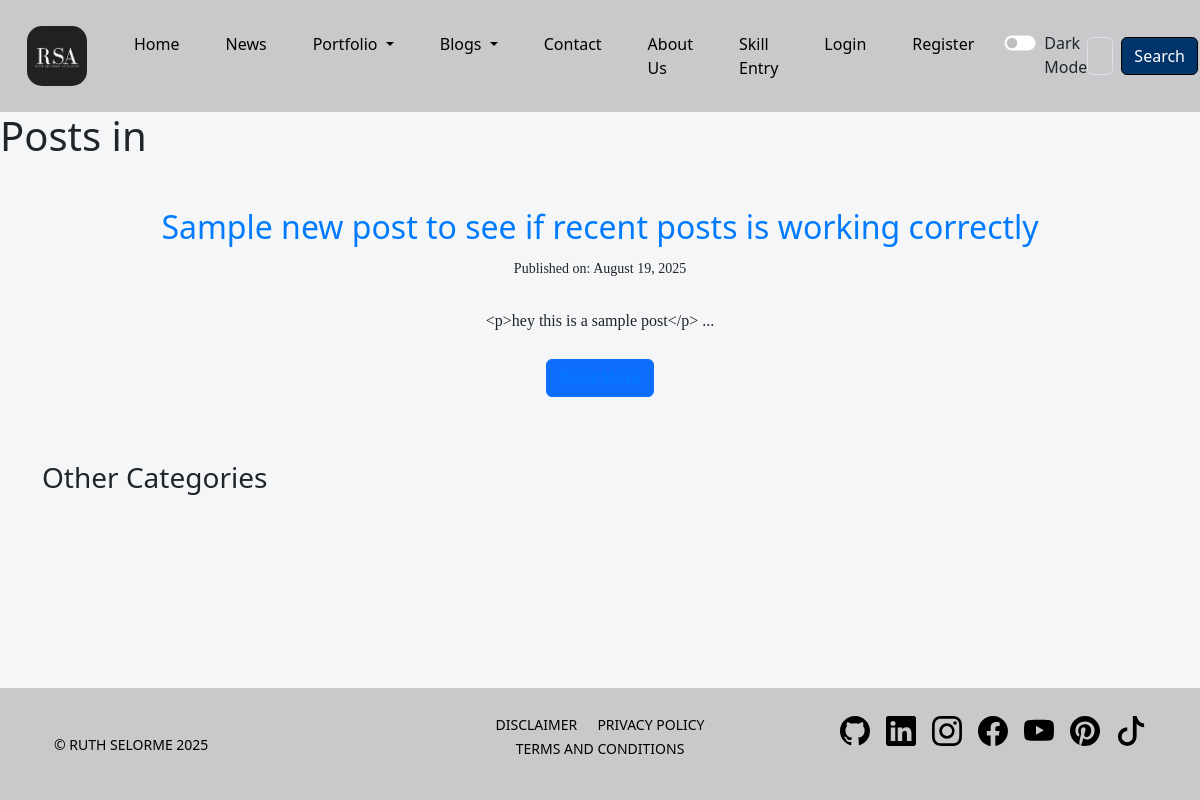
The app's page /random musings, older data.
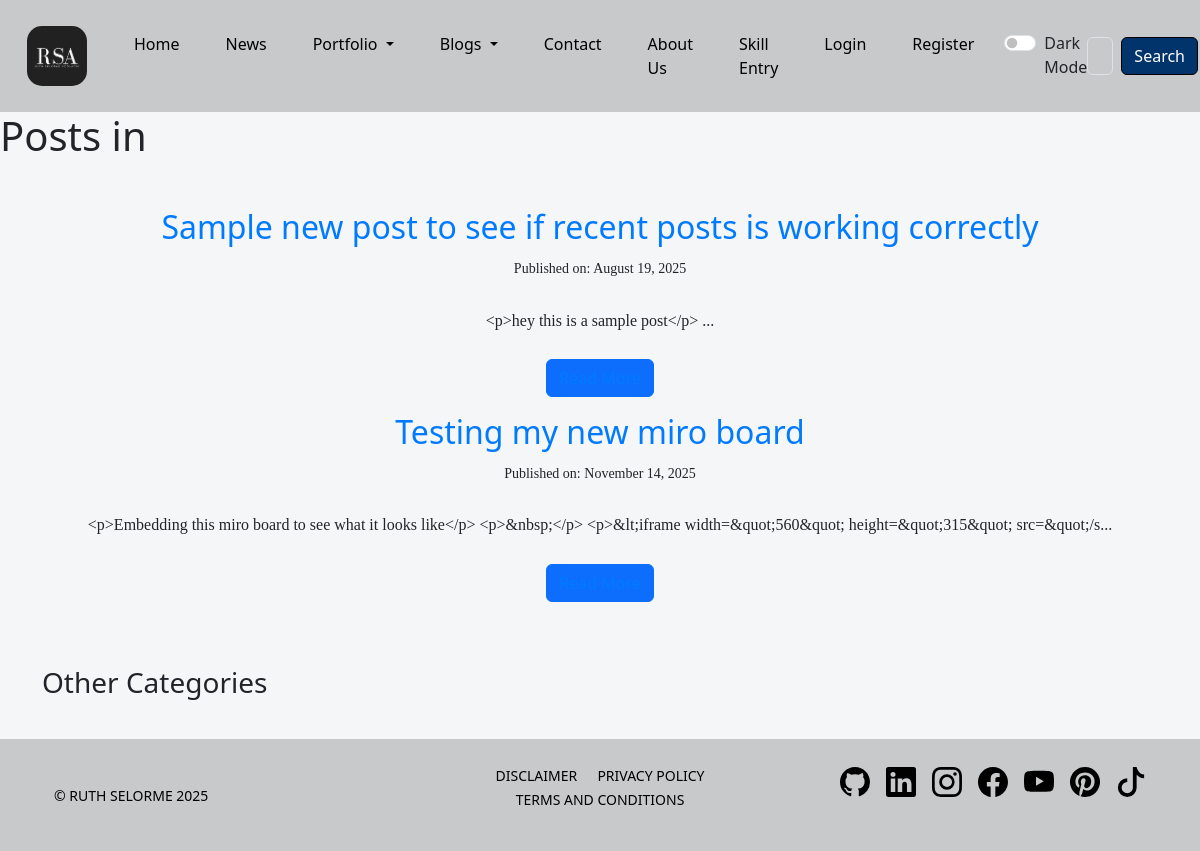
The same page, newer data.
### models.py (models this page shows)
class Base(DeclarativeBase):
    pass

class Post(Base):
    __tablename__ = "blog_posts"
    id: Mapped[int] = mapped_column(Integer, primary_key=True)
    author_id: Mapped[int] = mapped_column(Integer, ForeignKey("users.id"))
    author = relationship("User", back_populates="posts")
    title: Mapped[int] = mapped_column(String, unique=True, nullable=False)
    date: Mapped[str] = mapped_column(String, nullable=False)
    body: Mapped[str] = mapped_column(Text, nullable=False)
    img_url: Mapped[str] = mapped_column(String, nullable=False)
    category: Mapped[str] = mapped_column(String, nullable=False)
    status: Mapped[str] = mapped_column(String, nullable=False, default="published")  # "draft" or "published"
    scheduled_datetime: Mapped[Optional[datetime]] = mapped_column(DateTime, nullable=True)
    comments = relationship("Comment", back_populates="parent_post")
    views: Mapped[int] = mapped_column(Integer, default=0)
    likes: Mapped[int] = mapped_column(Integer, default=0)

### app.py (the view)
@app.route("/<category>")
def show_category(category):
    category = url_to_category(category)
    exists = db.session.query(Post).filter_by(category=category, status='published').first()
    if not exists:
        abort(404)
    posts = db.session.query(Post).filter_by(category=category, status='published').all()
    return render_template(
        "category.html",
        posts=posts,
        category=category,
        copyright_year=year
    )

### app.py (called while the page is built)
@app.before_request
def force_www():
    if request.host == "ruthselormeacolatse.info":
        return redirect(request.url.replace("//ruthselormeacolatse.info", "//www.ruthselormeacolatse.info"), code=301)
    return None

def get_post_url(post):
    return url_for('show_post',
                  post_id=post.id,
                  category=category_to_url(post.category),
                  slug=slugify(post.title))

@app.template_global()
def get_post_url_global(post):
    return get_post_url(post)

@app.after_request
def add_header(response):
    response.headers['Cache-Control'] = 'public, max-age=31536000'
    return response

@app.before_request
def normalize_url():
    if request.path.startswith("/reset-password/"):
        return None
    if request.path != request.path.lower() and not request.path.startswith('/static/'):
        return redirect(request.path.lower(), code=308)
    if request.view_args and "category" in request.view_args:
        category = request.view_args["category"]
        if isinstance(category, str):
            request.view_args["category"] = category.lower()
    return None

@app.after_request
def add_cache_control(response):
    if request.path.startswith('/static'):
        response.cache_control.max_age = 31536000  # 1 year
    return response

### utils.py (called while the page is built)
def slugify(text):
    text = unicodedata.normalize("NFKD", text)
    text = text.encode("ascii", "ignore").decode("utf-8")
    text = re.sub(r"[^\w\s-]", "", text).strip().lower()
    return re.sub(r"[-\s]+", "-", text)

def category_to_url(category):
    return category.strip().lower().replace(" ", "-")

def url_to_category(category_url):
    return category_url.replace("-", " ")

### templates/category.html (shortened to what this page needs)
{% extends "base.html" %}
{% block content %}
<header>
    <h1>Posts in {{ current_category }}</h1>
</header>
<main>
    <div class="container mt-5">
        <div class="row">
            <div class="col-md-12">
                {% if posts %}
                    <ul class="list-unstyled">
                        {% for post in posts %}
                            <li class="post-item mb-3">
                                <h2>
                                    <a href="get_post_url_global(post)">{{ post.title }}</a>
                                </h2>
                                <p><small>Published on: {{ post.date }}</small></p>
                                <p>{{ post.body[:150] }}...</p>
                                <a href="{{ url_for('show_post', slug=slugify(post.title), post_id=post.id) }}" class="btn btn-primary">Read More</a>
                            </li>
                        {% endfor %}
                    </ul>
                {% else %}
                    <p>No posts available in this category.</p>
                {% endif %}
            </div>
        </div>
    </div>
</main>
<div class="container mt-5">
    <h3>Other Categories</h3>
</div>
{% endblock %}

### templates/base.html (shortened to what this page needs)
<!DOCTYPE html>
<html lang="en">
<head>
    {% block styles %}
        <link rel="stylesheet" href="{{ url_for('static', filename='css/bootstrap.purged.css') }}">
        <link rel="preload" href="{{ url_for('static', filename='css/styles.css') }}" as="style" onload="this.onload=null;this.rel='stylesheet'">
    {% endblock %}
</head>
<body class="d-flex flex-column min-vh-100" data-user-authenticated="{{ 'true' if current_user.is_authenticated else 'false' }}">
    <div class="d-flex flex-column min-vh-100">
        {% include 'navbar.html' %}
        <main class="flex-grow-1">
            {% block content %}{% endblock %}
        </main>
        {% include 'footer.html' %}
    </div>
    <link rel="stylesheet" href="https://cdn.jsdelivr.net/npm/cookieconsent@3/build/cookieconsent.min.css" />
</body>
</html>

### templates/navbar.html (shortened to what this page needs)
<section class="nav-item">
  <nav class="navbar navbar-expand-lg bg-body-tertiary" id="mainNav">
    <div class="container-fluid">
      <a class="navbar-brand" href="{{ url_for('home') }}">
        <picture>
        <source srcset="{{ url_for('static', filename='img/websitelogodark.webp') }}" type="image/webp">
        <img
          src="{{ url_for('static', filename='img/websitelogodark.png') }}"
          class="logo"
          id="logo"
          alt="Ruth Selorme logo"
          height="60"
          width="60"
          loading="lazy" decoding="async">
        </picture>
      </a>
      <div class="collapse navbar-collapse" id="navbarSupportedContent">
        <ul class="navbar-nav me-auto mb-2 mb-lg-0">
          <li class="nav-item">
            <a class="nav-link px-lg-3 py-3 py-lg-4" href="{{ url_for('home') }}">Home</a>
          </li>
          <li class="nav-item">
            <a class="nav-link px-lg-3 py-3 py-lg-4" href="{{ url_for('news') }}">News</a>
          </li>
          <li class="nav-item dropdown">
            <a class="nav-link dropdown-toggle px-lg-3 py-3 py-lg-4" href="#" role="button" data-bs-toggle="dropdown" aria-expanded="false">
              Portfolio
            </a>
          </li>
          <li class="nav-item dropdown">
            <a class="nav-link dropdown-toggle px-lg-3 py-3 py-lg-4" href="#" role="button" data-bs-toggle="dropdown" aria-expanded="false">
              Blogs
            </a>
          </li>
          <li class="nav-item">
            <a class="nav-link px-lg-3 py-3 py-lg-4" href="{{ url_for('contact') }}">Contact</a>
          </li>
          <li class="nav-item">
            <a class="nav-link px-lg-3 py-3 py-lg-4" href="{{ url_for('about') }}">About Us</a>
          </li>
          <li class="nav-item">
            <a class="nav-link px-lg-3 py-3 py-lg-4" href="{{ url_for('skill_entry') }}">Skill Entry</a>
          </li>
          {% if not current_user.is_authenticated:%}
          <li class="nav-item">
            <a class="nav-link px-lg-3 py-3 py-lg-4" href="{{ url_for('login') }}">Login</a>
          </li>
          <li class="nav-item">
            <a class="nav-link px-lg-3 py-3 py-lg-4" href="{{ url_for('register') }}">Register</a>
          </li>
          {% else %}
            <li class="nav-item">
              <a class="nav-link px-lg-3 py-3 py-lg-4" href="{{ url_for('logout') }}">Log Out</a>
            </li>
          {% endif %}
        </ul>
        <div class="form-check form-switch">
          <input class="form-check-input" type="checkbox" id="darkModeToggle">
          <label class="form-check-label" for="darkModeToggle">Dark Mode</label>
        </div>
        <form class="d-flex ms-auto" role="search" action="{{ url_for('search') }}" method="GET">
          <input class="form-control me-2" type="search" name="q" placeholder="Type here" aria-label="Search">
          <button class="btn btn-outline-success" type="submit">Search</button>
        </form>
      </div>
    </div>
  </nav>
</section>

### templates/footer.html
<section class="footer-container">
    <footer class="footer-section py-4">
        <div class="container">
            <div class="row text-center text-md-start align-items-center">
                <div class="col-md-4 d-flex flex-column align-items-center align-items-md-start mb-3 mb-md-0">
                    <span class="text-muted" id="footer-text">© RUTH SELORME {{ copyright_year }} </span>
                </div>
                <div class="col-md-4 d-flex justify-content-center mb-3 mb-md-0">
                    <ul class="list-inline text-center">
                        <li class="list-inline-item mx-2">
                            <a href="{{ url_for('disclaimer') }}" class="text-decoration-none text-muted">DISCLAIMER</a>
                        </li>
                        <li class="list-inline-item mx-2">
                            <a href="{{ url_for('privacy_policy') }}" class="text-decoration-none text-muted">PRIVACY POLICY</a>
                        </li>
                        <li class="list-inline-item mx-2">
                            <a href="{{ url_for('terms_and_conditions') }}" class="text-decoration-none text-muted">TERMS AND CONDITIONS</a>
                        </li>
                    </ul>
                </div>
                <div class="col-md-4 d-flex justify-content-center justify-content-md-end">
                    <ul class="list-unstyled d-flex">
                        <li class="ms-3">
                            <a href="https://github.com/Selorme" class="text-decoration-none">
                                <img src="/static/img/githubdark.svg" alt="GitHub" class="social-icon github" width="30" height="30">
                            </a>
                        </li>
                        <li class="ms-3">
                            <a href="https://www.linkedin.com/in/ruth-acolatse-0450181a1/" class="text-decoration-none">
                                <img src="/static/img/linkedindark.svg" alt="LinkedIn" class="social-icon lin" width="30" height="30">
                            </a>
                        </li>
                        <li class="ms-3">
                            <a href="https://www.instagram.com/sselorme" class="text-decoration-none">
                                <img src="/static/img/instagramdark.svg" alt="Instagram" class="social-icon ins" width="30" height="30">
                            </a>
                        </li>
                        <li class="ms-3">
                            <a href="https://www.facebook.com/sselorme" class="text-decoration-none">
                                <img src="/static/img/facebookdark.svg" alt="Facebook" class="social-icon fac" width="30" height="30">
                            </a>
                        </li>
                        <li class="ms-3">
                            <a href="https://youtube.com/@sselorme?si=yV1bMEgegkeIlg7x" class="text-decoration-none">
                                <img src="/static/img/youtubedark.svg" alt="YouTube" class="social-icon yt" width="30" height="30">
                            </a>
                        </li>
                        <li class="ms-3">
                            <a href="https://pin.it/1WoKoRgNF" class="text-decoration-none">
                                <img src="/static/img/pinterestdark.svg" alt="Pinterest" class="social-icon pin" width="30" height="30">
                            </a>
                        </li>
                        <li class="ms-3">
                            <a href="https://www.tiktok.com/@sselorme?_t=ZS-8vlyPzfC15B&_r=1" class="text-decoration-none">
                                <img src="/static/img/tiktokdark.svg" alt="TikTok" class="social-icon tt" width="30" height="30">
                            </a>
                        </li>
                    </ul>
                </div>
            </div>
        </div>
    </footer>
</section>

### static/css/styles.css (style rules this page uses)
.navbar { background-color:#c8c9ca !important;opacity:100;transition:opacity .3s }
.nav-link { padding-right:30px !important }
body { background-color:#f5f6f7;margin:0;padding:0;height:auto }
.navbar .nav-link { color:black !important }
.d-flex { display:flex }
.navbar-brand { padding:5px 15px }
.row { margin-left:0 !important;margin-right:0 !important;display:flex;justify-content:center;text-align:center }
.logo { border-radius:15px }
.footer-section { background-color:#c8c9ca }
.justify-content-center { text-align:center; }
.list-unstyled { padding-left:0;list-style:none }
.list-unstyled li { margin-bottom:10px }
.list-unstyled a { text-decoration:none;color:#007bff }
.form-control { color:black !important;background-color:transparent }
.btn-outline-success { --bs-btn-color:white;--bs-btn-border-color:black;--bs-btn-bg:#00346b;--bs-btn-hover-color:#fff;--bs-btn-hover-bg:#198754;--bs-btn-hover-border-color:black;--bs-btn-focus-shadow-rgb:25,135,84;--bs-btn-active-color:#198754;--bs-btn-active-bg:#007bff;--bs-btn-active-border-color:black;--bs-btn-active-shadow:inset 0 3px 5px rgba(0,0,0,0.125);--bs-btn-disabled-color:black;--bs-btn-disabled-bg:transparent;--bs-btn-disabled-border-color:black;--bs-gradient:none }
.text-muted { color:#000 !important;font-size:.875em !important }
p { margin:0 0 25px;font-size:16px;line-height:1.7;font-family:'Roboto Slab',serif;font-weight:300 }
html, body { overflow-x: hidden; }

Row changes from the older to the newer data that the page shows:
added Post: title "Testing my new miro board", date "November 14, 2025", body "<p>Embedding this miro board to see what it looks like</p> <p>&nbsp;</p> <p>&lt;iframe width=&quot;560&quot; height=&quot;315&quot; src=&quot;/s"
